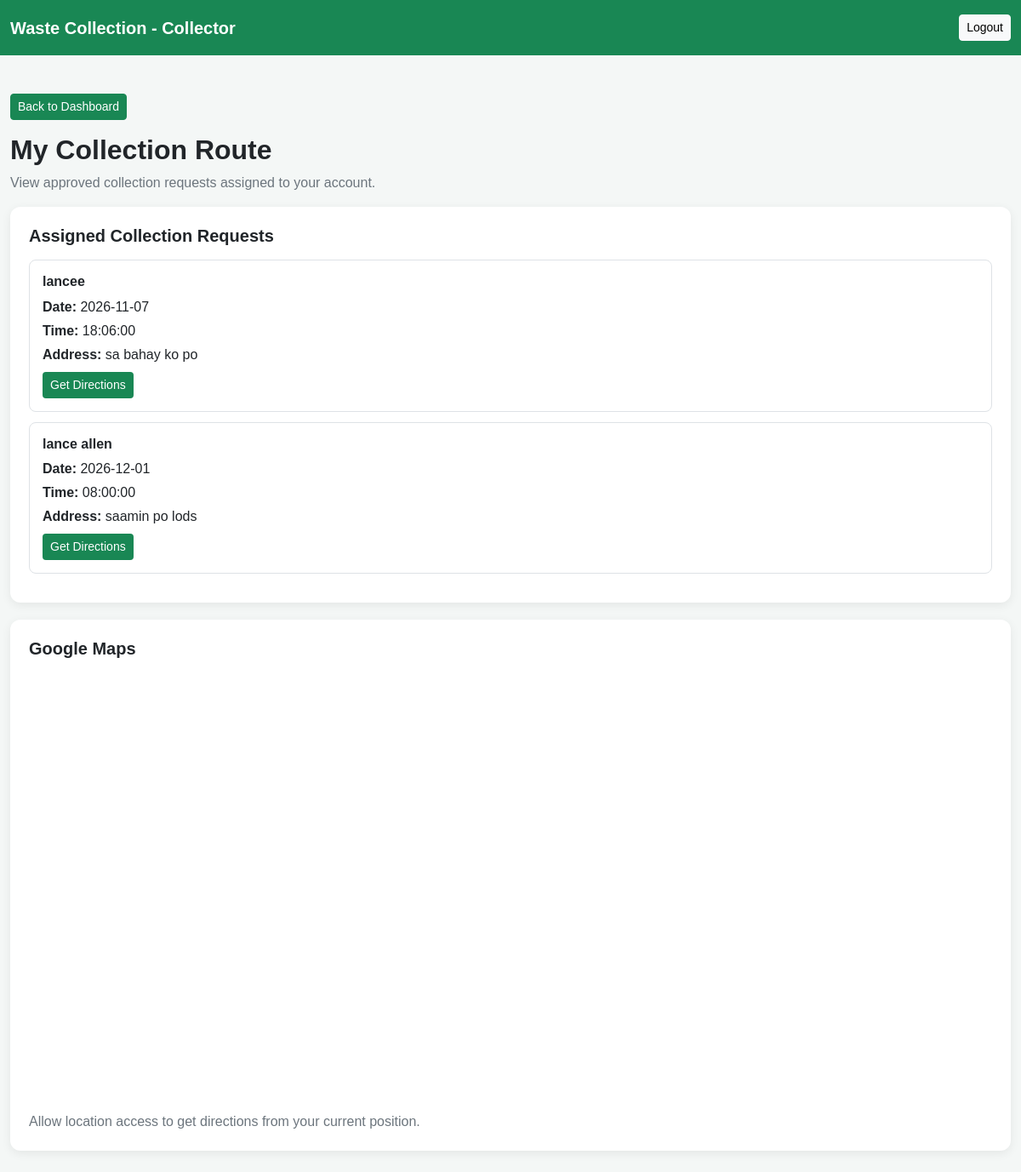
The app's page /wastesystem_/collector/route.php (signed in) with its own data.
### tables this page shows
CREATE TABLE `collection_schedules` (
  `id` int(11) NOT NULL,
  `user_id` int(11) NOT NULL,
  `collector_id` int(11) DEFAULT NULL,
  `notes` text NOT NULL,
  `collection_date` date NOT NULL,
  `requested_time` time NOT NULL,
  `collection_address` varchar(255) NOT NULL,
  `status` enum('Rejected','Approved','Completed','Pending') NOT NULL DEFAULT 'Pending',
  `created_at` timestamp NOT NULL DEFAULT current_timestamp()
);

CREATE TABLE `users` (
  `id` int(11) NOT NULL,
  `fullname` varchar(255) NOT NULL,
  `users` varchar(255) NOT NULL,
  `password` varchar(255) NOT NULL,
  `role` varchar(11) NOT NULL,
  `email` varchar(255) DEFAULT NULL,
  `email_verified` tinyint(1) NOT NULL DEFAULT 0,
  `email_verified_at` datetime DEFAULT NULL,
  `address` varchar(500) NOT NULL
);

### wastesystem_/collector/route.php (the view, shortened to what this page needs)
<?php
require_once "../config/database.php";
$collector_id = (int) $_SESSION["user_id"];
$stmt = $conn->prepare("
    SELECT
        cs.id AS schedule_id,
        cs.collection_date,
        cs.requested_time,
        cs.collection_address,
        cs.notes,
        h.id AS household_id,
        h.latitude,
        h.longitude,
        u.fullname
    FROM collection_schedules cs
    INNER JOIN households h ON h.user_id = cs.user_id
    INNER JOIN users u ON u.id = cs.user_id
    WHERE cs.collector_id = ?
      AND cs.status = 'Approved'
      AND h.latitude IS NOT NULL
      AND h.longitude IS NOT NULL
      AND h.latitude != ''
      AND h.longitude != ''
    ORDER BY cs.collection_date ASC, cs.requested_time ASC
");
$stmt->bind_param("i", $collector_id);
$stmt->execute();
$result = $stmt->get_result();
$requests = [];
while ($row = $result->fetch_assoc()) {
    $requests[] = $row;
}
?>
<!DOCTYPE html>
<html lang="en">
<head>
    <link href="https://cdn.jsdelivr.net/npm/bootstrap@5.3.3/dist/css/bootstrap.min.css"
          rel="stylesheet">
</head>
<body>
<nav class="navbar fixed-top navbar-dark">
    <div class="container-fluid">
        <a class="navbar-brand" href="dashboard.php">
            Waste Collection - Collector
        </a>
        <a href="../logout.php" class="btn btn-light btn-sm">
            Logout
        </a>
    </div>
</nav>
<main class="container page-container">
    <a href="dashboard.php" class="btn btn-success btn-sm mb-3">
        Back to Dashboard
    </a>
    <h2 class="fw-bold">My Collection Route</h2>
    <p class="text-secondary">
        View approved collection requests assigned to your account.
    </p>
    <div class="route-card">
        <h5 class="fw-bold mb-3">Assigned Collection Requests</h5>
        <?php if (count($requests) > 0): ?>
            <?php foreach ($requests as $request): ?>
                <div class="request-item">
                    <h6 class="fw-bold">
                        <?= htmlspecialchars($request["fullname"]); ?>
                    </h6>
                    <p class="mb-1">
                        <strong>Date:</strong>
                        <?= htmlspecialchars($request["collection_date"]); ?>
                    </p>
                    <p class="mb-1">
                        <strong>Time:</strong>
                        <?= htmlspecialchars($request["requested_time"]); ?>
                    </p>
                    <p class="mb-2">
                        <strong>Address:</strong>
                        <?= htmlspecialchars($request["collection_address"]); ?>
                    </p>
                    <button
                        type="button"
                        class="btn btn-green btn-sm"
                        onclick="showRoute(
                            <?= (float) $request["latitude"]; ?>,
                            <?= (float) $request["longitude"]; ?>,
                            <?= (int) $request["schedule_id"]; ?>
                        )">
                        Get Directions
                    </button>
                </div>
            <?php endforeach; ?>
        <?php else: ?>
            <p class="text-muted mb-0">
                No approved collection requests have been assigned to you yet.
            </p>
        <?php endif; ?>
    </div>
    <div class="route-card">
        <h5 class="fw-bold mb-3">Google Maps</h5>
        <div id="map"></div>
        <div id="routeStatus" class="text-secondary mt-3">
            Allow location access to get directions from your current position.
        </div>
    </div>
</main>

### wastesystem_/collector/route.php (style rules this page uses)
body { background: #f4f7f6; font-family: Arial, sans-serif; padding-top: 85px; }
.navbar { background: #198754; min-height: 65px; }
.navbar-brand { color: white !important; font-weight: bold; }
.page-container { max-width: 1200px; margin: 25px auto; }
.route-card { background: white; padding: 22px; border-radius: 12px; box-shadow: 0 3px 12px rgba(0,0,0,.07); margin-bottom: 20px; }
#map { width: 100%; height: 500px; border-radius: 10px; }
.request-item { border: 1px solid #dee2e6; border-radius: 8px; padding: 15px; margin-bottom: 12px; }
.btn-green { background: #198754; color: white; }

### records on screen
collection_schedules: user.fullname "lancee", collection_date "2026-11-07", requested_time "18:06:00", collection_address "sa bahay ko po"
collection_schedules: user.fullname "lance allen", collection_date "2026-12-01", requested_time "08:00:00", collection_address "saamin po lods"
